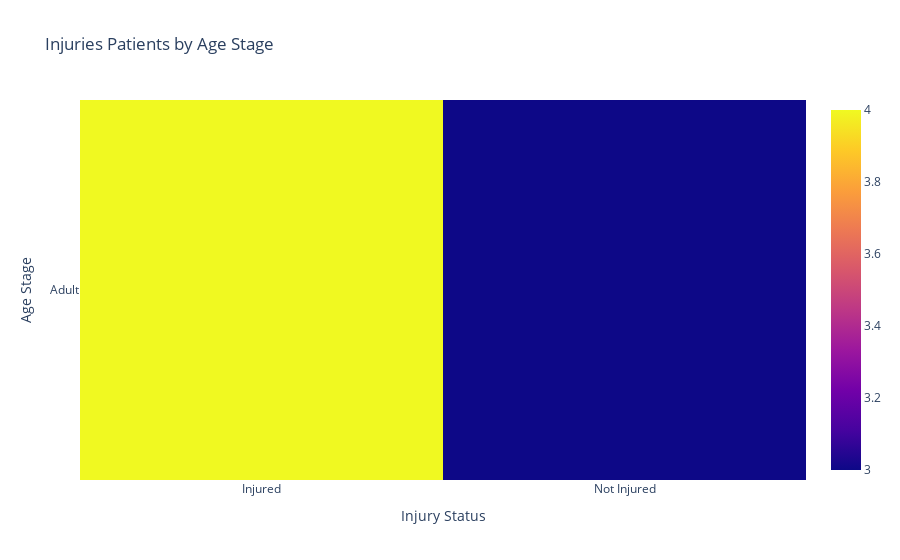

Here is the notebook cell this chart was saved with:
### Code cell
# create MultiIndex from columns 'Not Injured' and 'Injured'
cnt.columns = pd.MultiIndex.from_product([cnt.columns, ['Count']])

# create heatmap chart using plotly
fig = go.Figure(data=go.Heatmap(z = cnt.values,
                                 x = cnt.columns.levels[0],
                                 y = cnt.index))

# update chart layout and axis labels
fig.update_layout(title='Injuries Patients by Age Stage',
                  xaxis_title='Injury Status',
                  yaxis_title='Age Stage')

# show the chart
fig.show()

### Figure 1 — Plotly figure (JSON) as saved in the notebook; plotly's stock layout.template omitted (floating-point values rounded to 4 significant figures)
{"data": [{"type": "heatmap", "x": ["Injured", "Not Injured"], "y": ["Adult"], "z": [[4, 3]]}], "layout": {"title": {"text": "Injuries Patients by Age Stage"}, "xaxis": {"title": {"text": "Injury Status"}}, "yaxis": {"title": {"text": "Age Stage"}}}}
